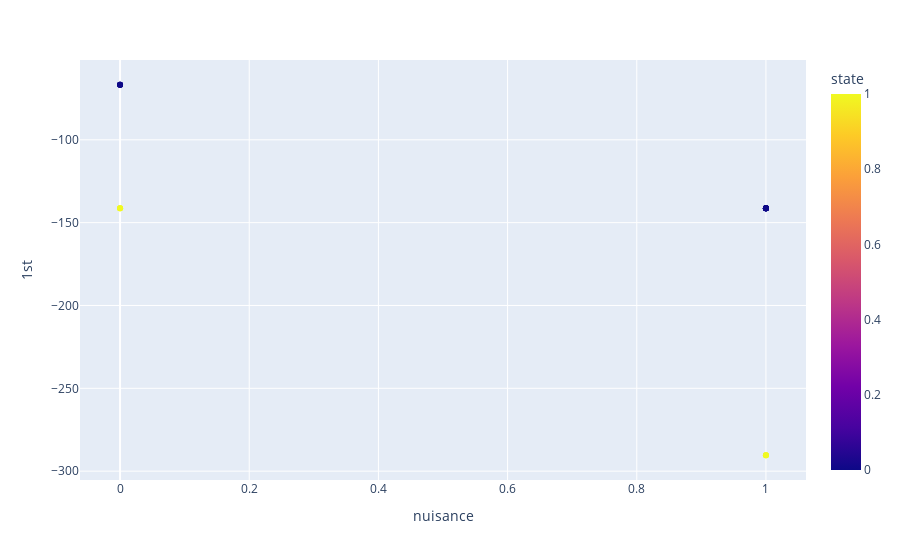

The notebook cell saved with this chart:
### Code cell
px.scatter(df, x='nuisance', y='1st', color='state')

### Figure 1 — Plotly figure (JSON) as saved in the notebook; plotly's stock layout.template omitted (floating-point values rounded to 4 significant figures)
{"data": [{"hovertemplate": "nuisance=%{x}<br>1st=%{y}<br>state=%{marker.color}<extra></extra>", "legendgroup": "", "marker": {"color": [1, 1, 0, 0, 0, 0, 1, 1, 0, 0, 0, 0, 0, 0, 1, 1, 0, 0, 0, 0], "coloraxis": "coloraxis", "symbol": "circle"}, "mode": "markers", "name": "", "orientation": "v", "showlegend": false, "type": "scatter", "x": [0, 1, 0, 0, 1, 1, 1, 0, 1, 1, 1, 0, 1, 1, 0, 1, 0, 1, 1, 1], "xaxis": "x", "y": [-141.3, -290.4, -66.76, -66.76, -141.3, -141.3, -290.4, -141.3, -141.3, -141.3, -141.3, -66.76, -141.3, -141.3, -141.3, -290.4, -66.76, -141.3, -141.3, -141.3], "yaxis": "y"}], "layout": {"autosize": true, "coloraxis": {"colorbar": {"title": {"text": "state"}}, "colorscale": [[0, "#0d0887"], [0.1111, "#46039f"], [0.2222, "#7201a8"], [0.3333, "#9c179e"], [0.4444, "#bd3786"], [0.5556, "#d8576b"], [0.6667, "#ed7953"], [0.7778, "#fb9f3a"], [0.8889, "#fdca26"], [1, "#f0f921"]]}, "legend": {"tracegroupgap": 0}, "margin": {"t": 60}, "xaxis": {"anchor": "y", "autorange": true, "domain": [0, 1], "range": [-0.06339, 1.063], "title": {"text": "nuisance"}, "type": "linear"}, "yaxis": {"anchor": "x", "autorange": true, "domain": [0, 1], "range": [-307.7, -49.44], "title": {"text": "1st"}, "type": "linear"}}}
